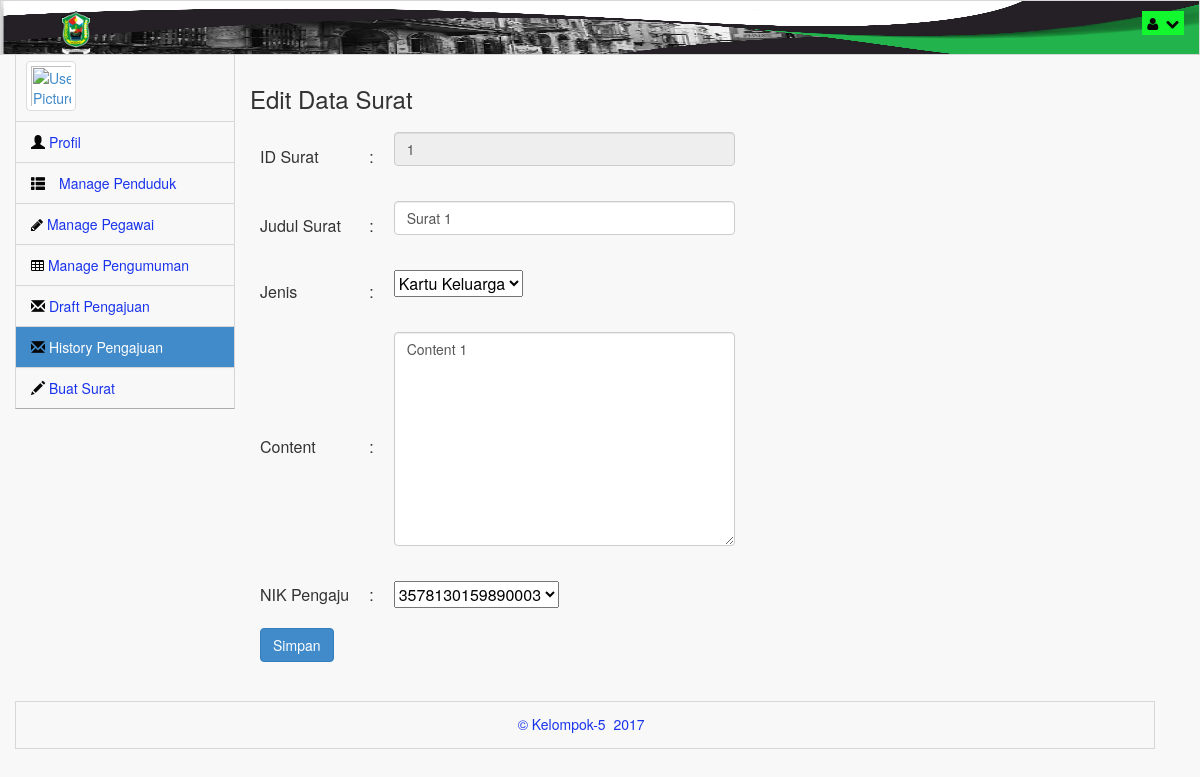
The page /index.php/c_admin/showEditSurat/1 on the database its author committed.
### tables this page shows
CREATE TABLE `data_surat` (
  `ID` int(40) NOT NULL,
  `Nama` varchar(50) NOT NULL,
  `Jenis` varchar(10) NOT NULL,
  `Content` varchar(999) NOT NULL,
  `ID_Pengaju` varchar(30) NOT NULL
);

CREATE TABLE `data_penduduk` (
  `NIK` varchar(30) NOT NULL,
  `Nama` varchar(50) NOT NULL,
  `TTL` varchar(100) NOT NULL,
  `Jenis_Kelamin` varchar(20) NOT NULL,
  `Alamat` varchar(50) NOT NULL,
  `Agama` varchar(10) NOT NULL,
  `Status` varchar(20) NOT NULL,
  `Pekerjaan` varchar(40) NOT NULL,
  `Status_User` int(5) NOT NULL,
  `foto_profil` varchar(40) NOT NULL
);

### application/controllers/c_admin.php (called while the page is built, shortened)
<?php
class c_admin extends CI_Controller
{
	function __construct(){
		$this->load->library('session');
		$this->load->model('m_user');
		$this->load->model('m_penduduk');
		$this->load->model('m_surat');
		$this->load->model('m_pegawai');
		$this->load->model('m_pengumuman');
		$this->load->model('m_admin');
	}
	public function showEditSurat($ID){
		$data['dataAdmin'] = $this->m_admin->getDataAdmin($this->session->userdata('id'))->row();
		$data['dataSurat'] = $this->m_surat->getDataFixSurat($ID)->row();
		$data['dataPenduduk'] = $this->m_penduduk->getAllPenduduk()->result();
		$data['jenis'] = "Edit";
		$data['jenisKlik'] = "history";
		$this->load->view('views_Admin/Tampilan_buatSurat', $data);
	}
}
?>

### index.php (called while the page is built, shortened)
<?php
require_once BASEPATH.'core/CodeIgniter.php';

### application/models/m_surat.php (called while the page is built, shortened)
<?php
class m_surat extends CI_Model
{
	function getDataFixSurat($ID){
		$this->db->where('ID',$ID);
		$this->db->select('*');
		$this->db->from('data_surat');
		return $this->db->get();
	}
}
?>

### application/models/m_penduduk.php (called while the page is built, shortened)
<?php
class m_penduduk extends CI_Model{
	function getAllPenduduk(){
		$this->db->select('*');
		$this->db->from('data_penduduk');
		return $this->db->get();
	}
}
?>

### application/views/views_Admin/Tampilan_buatSurat.php (the view, shortened to what this page needs)
<?php
$ID="";
$Nama="";
$Jenis="";
$Content="";
$ID_Pengaju="";
if ($jenis == "Edit") {
	$ID = $dataSurat->ID;
	$Nama = $dataSurat->Nama;
	$Jenis = $dataSurat->Jenis;
	$Content = $dataSurat->Content;
	$ID_Pengaju = $dataSurat->ID_Pengaju;
};
?>
<head>
	<?php include "head_Admin.php"; ?>
</head>
<body class="padTop53 " >
	<?php include "headerNav_Admin.php"; ?>
	<div id="content" style="width: 80%;">
		<div class="panel-body">
			<div class="login-form">
				<form action="<?php if ($jenis == 'Edit') {
					echo site_url('c_admin/editFixSurat');
				}else{
					echo site_url('c_admin/addFixSurat');
				} ;?>" method="post">
				<h3>Edit Data Surat</h1>
					<table cellpadding="10px;">
						<tr>
							<td>ID Surat</td>
							<td> : </td>
							<td>
								<div class="form-group">
									<input class="form-control" placeholder="Username" name="id" value="<?php echo $ID ; ?>" <?php if ($jenis == "Edit") {
										echo "disabled";
									} ?> autofocus required>
								</div>
							</td>
						</tr>
						<tr>
							<td>Judul Surat</td>
							<td> : </td>
							<td>
								<div class="form-group">
									<input class="form-control" placeholder="Username" name="nama" value="<?php echo $Nama ; ?>" autofocus required>
								</div>
							</td>
						</tr>
						<tr>
							<td>Jenis</td>
							<td> : </td>
							<td>
								<div class="form-group">
									<select name="jenis" required>
										<option value="kk" selected="<?php if ($Jenis == 'kk') {
											echo "selected";
										} ?>">Kartu Keluarga</option>
									</select>
								</div>
							</td>
						</tr>
						<tr>
							<td>Content</td>
							<td> : </td>
							<td>
								<div class="form-group">
									<textarea required cols="40" rows="10" class="form-control" placeholder="Content" name="content" value="<?php echo $Content ; ?>" autofocus required><?php echo $Content ; ?></textarea>
								</div>
							</td>
						</tr>
						<tr>
							<td>NIK Pengaju</td>
							<td> : </td>
							<td>
								<select name="id_pengaju" required>
									<?php foreach ($dataPenduduk as $key) { ?>
									<option value="<?php echo $key->NIK; ?>" selected="<?php if ($key->NIK == $ID_Pengaju) {
										echo "selected";
									} ?>"><?php echo $key->NIK; ?></option>
									<?php } ?>
								</select>
							</td>
						</tr>
						<tr>
							<td><button class="btn btn-primary" name="Aksi" >Simpan</button></td>
						</tr>
					</table>
				</form>
			</div>
		</div>
	</div>
	<?php include "footer_Admin.php"; ?>
</body>

### asset/css_admin/css/main.css (style rules this page uses)
@media (min-width: 768px) { html, body { height: 100%; } }
body.padTop53 { padding-top: 75px; overflow: visible; }
@media (min-width: 802px) { body.padTop53 { padding-top: 51px; } }
@media (min-width: 768px) { #content { margin-left: 100px; } }
@media (min-width: 992px) { #content { margin-left: 220px; } }
#content { -webkit-transition: margin 0.4s; transition: margin 0.4s; }

### asset/css_admin/css/MoneAdmin.css (style rules this page uses)
body { background-color: #f8f8f8; }

### rows shown on the page
data_surat: id "1", nama "Surat 1", jenis "Kartu Keluarga", content "Content 1", id_pengaju "3578130159890003"
